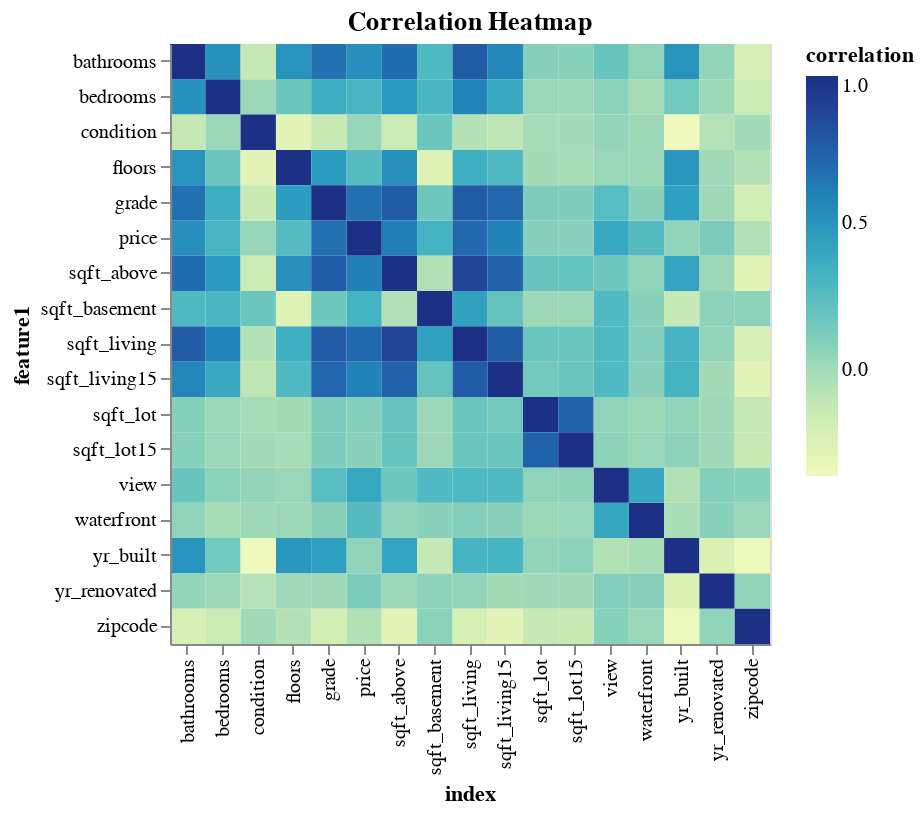

Here is the notebook cell this chart was saved with:
### Code cell
feature_data = house_data[['date', 'price', 'bedrooms', 'bathrooms', 'sqft_living', 'sqft_lot', 'floors', 'waterfront', 'view', 'condition', 'grade', 'sqft_above', 'sqft_basement', 'yr_built', 'yr_renovated', 'zipcode', 'sqft_living15', 'sqft_lot15']]

# Calculate the correlation matrix
correlation_matrix = feature_data.corr()

# Reset the index to convert the correlation matrix into a dataframe
correlation_df = correlation_matrix.reset_index()

# Melt the dataframe to convert it into long format for heatmap visualization
melted_df = pd.melt(correlation_df, id_vars='index', value_vars=correlation_df.columns[1:], var_name='feature1', value_name='correlation')

# Create the heatmap using Altair
heatmap = alt.Chart(melted_df).mark_rect().encode(
    x='index:O',
    y='feature1:O',
    color='correlation:Q'
).properties(
    width=300,
    height=300,
    title='Correlation Heatmap'
)

# Display the heatmap
heatmap

### Figure 1 — Vega-Lite specification as saved in the notebook (floating-point values rounded to 4 significant figures; data arrays with more than 128 entries replaced by an {"elided": "..."} marker saying what was removed)
{"config": {"view": {"continuousWidth": 400, "continuousHeight": 300}}, "data": {"name": "data-5ca302138a10303322b142c25dee35f7"}, "mark": "rect", "encoding": {"color": {"field": "correlation", "type": "quantitative"}, "x": {"field": "index", "type": "ordinal"}, "y": {"field": "feature1", "type": "ordinal"}}, "height": 300, "title": "Correlation Heatmap", "width": 300, "$schema": "https://vega.github.io/schema/vega-lite/v4.17.0.json", "datasets": {"data-5ca302138a10303322b142c25dee35f7": {"elided": "289 records"}}}
